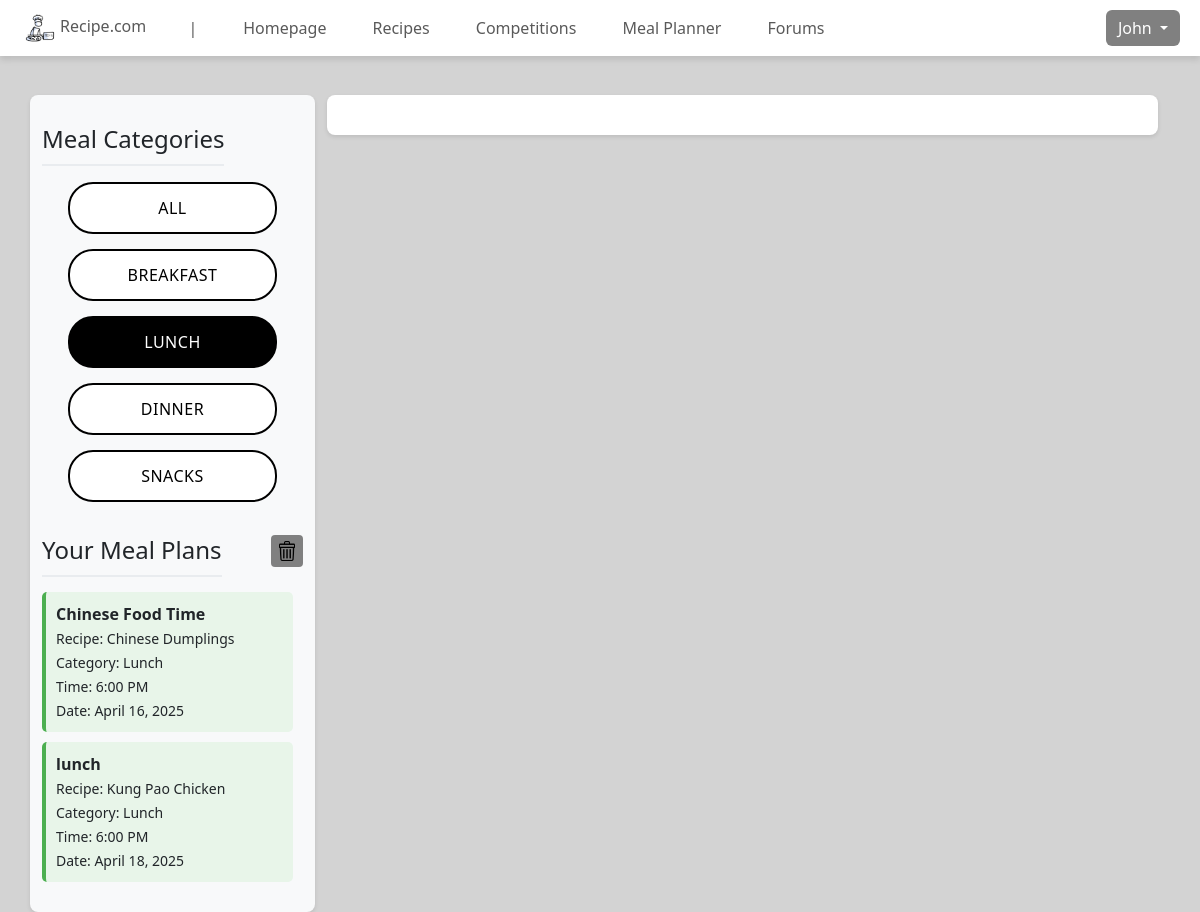
The app's page /view/meal_planner.php?category=Lunch (signed in), older data.
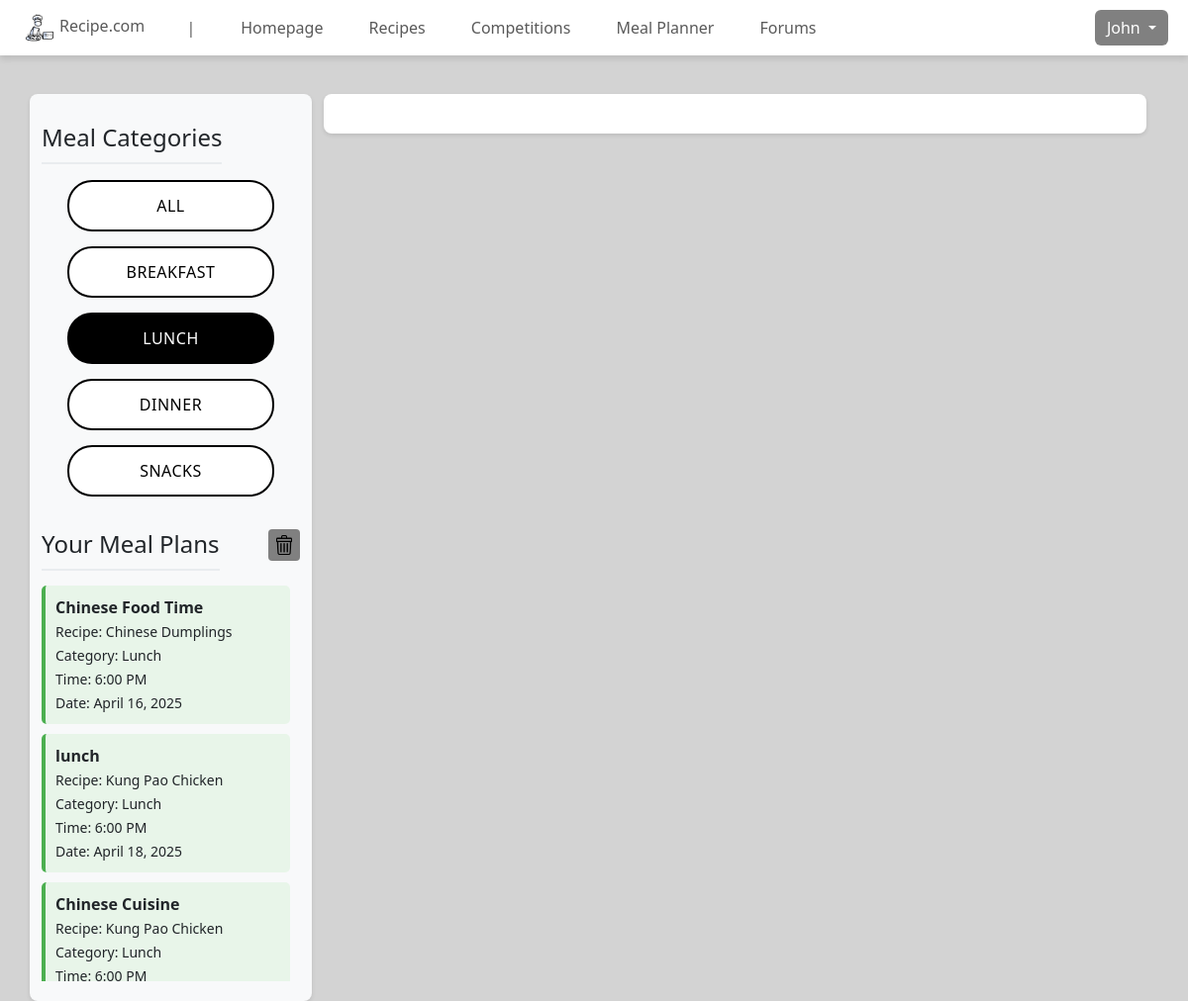
The same page, newer data.
### tables this page shows
CREATE TABLE `meal_plans` (
  `plan_id` int(10) NOT NULL,
  `recipe_id` int(10) NOT NULL,
  `user_id` int(10) NOT NULL,
  `meal_category` varchar(10) NOT NULL,
  `plan_name` varchar(50) NOT NULL,
  `created_date` date NOT NULL,
  `meal_time` int(2) NOT NULL,
  `meal_date` date NOT NULL,
  `updated_at` timestamp NOT NULL DEFAULT current_timestamp()
);

### controller/meal_planning_controller.php (called while the page is built, shortened)
<?php
require_once '../model/meal_planning_model.php';
class MealPlanningController {
    private $model;
    public function __construct($db) {
        $this->model = new MealPlanning($db);
    }
    public function getMealPlansByCategory($user_id, $meal_category) {
        return $this->model->getMealPlansByCategory($user_id, $meal_category);
    }
}
?>

### model/meal_planning_model.php (called while the page is built, shortened)
<?php
class MealPlanning {
    private $conn;
    public function __construct($db) {
        $this->conn = $db;
    }
    public function getMealPlansByCategory($user_id, $meal_category) {
        $query = "SELECT
                    *,
                    LPAD(FLOOR(meal_time/60), 2, '0') as hours,
                    LPAD(MOD(meal_time, 60), 2, '0') as minutes,
                    CONCAT(
                        LPAD(FLOOR(meal_time/60), 2, '0'),
                        ':',
                        LPAD(MOD(meal_time, 60), 2, '0')
                    ) as formatted_time
                 FROM meal_plans
                 WHERE user_id = ?
                 AND meal_category = ?
                 ORDER BY meal_date ASC, meal_time ASC";
        $stmt = $this->conn->prepare($query);
        $stmt->bind_param("is", $user_id, $meal_category);
        $stmt->execute();
        return $stmt->get_result();
    }
}
?>

### controller/recipe_controller.php (called while the page is built, shortened)
<?php
require_once '../model/recipe_model.php';
class RecipeController {
    private $recipeModel;
    public function __construct($db) {
        $this->recipeModel = new Recipe($db);
    }
    public function getAllRecipes() {
        return $this->recipeModel->getAllRecipes();
    }
    public function getRecipeInfo($recipe_id) {
        return $this->recipeModel->getRecipeInfo($recipe_id);
    }
}
?>

### model/recipe_model.php (called while the page is built, shortened)
<?php
class Recipe {
    private $conn;
    public function __construct($db) {
        $this->conn = $db;
    }
    public function getAllRecipes() {
        $sql = "SELECT * FROM recipe";
        $stmt = $this->conn->prepare($sql);
        $stmt->execute();
        $result = $stmt->get_result();
        return $result->fetch_all(MYSQLI_ASSOC);
    }
    public function getRecipeInfo($recipe_id) {
        $sql = "SELECT * FROM recipe WHERE recipe_id = ?";
        $stmt = $this->conn->prepare($sql);
        $stmt->bind_param("i", $recipe_id);
        $stmt->execute();
        $result = $stmt->get_result();
        $recipe = $result->fetch_assoc();
        $stmt_ingredients = $this->conn->prepare("SELECT * FROM ingredients WHERE recipe_id = ?");
        $stmt_ingredients->bind_param("i", $recipe_id);
        $stmt_ingredients->execute();
        $ingredients_result = $stmt_ingredients->get_result();
        while ($row = $ingredients_result->fetch_assoc()) {
            $ingredients[] = $row['material'];
        }
        $stmt_steps = $this->conn->prepare("SELECT * FROM steps WHERE recipe_id = ? ORDER BY step_number ASC");
        $stmt_steps->bind_param("i", $recipe_id);
        $stmt_steps->execute();
        $steps_result = $stmt_steps->get_result();
        while ($row = $steps_result->fetch_assoc()) {
            $steps[] = $row['instruction'];
        }
        $recipe['ingredients'] = $ingredients;
        $recipe['steps'] = $steps;
        return $recipe;
    }
}
?>

### view/meal_planner.php (the view, shortened to what this page needs)
<?php
require '../config/db_connection.php';
require '../controller/meal_planning_controller.php';
require '../controller/recipe_controller.php';
$mealPlanningController = new MealPlanningController($conn);
$recipeController = new RecipeController($conn);
$allRecipes = $recipeController->getAllRecipes();
$userMealPlans = $mealPlanningController->getUserMealPlans($_SESSION['user_id']);
$selectedCategory = isset($_GET['category']) ? $_GET['category'] : 'All';
$filteredMealPlans = null;
if ($selectedCategory !== 'All') {
    $filteredMealPlans = $mealPlanningController->getMealPlansByCategory($_SESSION['user_id'], $selectedCategory);
} else {
    $filteredMealPlans = $userMealPlans;
}
?>
<!DOCTYPE html>
<html lang="en">
<head>
    <link rel="stylesheet" href="../assets/css/header.css">
    <link rel="stylesheet" href="../assets/css/styles.css">
    <link rel="stylesheet" href="../assets/css/meal_planner.css?v=<?php echo time(); ?>">
    <link href="https://cdn.jsdelivr.net/npm/bootstrap@5.3.3/dist/css/bootstrap.min.css" rel="stylesheet">
                <?php if ($filteredMealPlans && $filteredMealPlans->num_rows > 0): ?>
                    <?php
                    $filteredMealPlans->data_seek(0);
                    while ($plan = $filteredMealPlans->fetch_assoc()):
                        $recipeInfo = $recipeController->getRecipeInfo($plan['recipe_id']);
                    ?>
                    <?php endwhile; ?>
                <?php endif; ?>
</head>
<body>
    <?php include '../includes/header.php'; ?>
    <div class="container mt-4">
        <div class="row">
            <div class="col-md-3 sidebar">
                <div class="d-flex justify-content-between align-items-center mb-3">
                    <h4 class="mb-0">Meal Categories</h4>
                </div>
                <nav class="meal-categories">
                    <a href="meal_planner.php?category=All" class="meal-category <?php echo $selectedCategory === 'All' ? 'active' : ''; ?>">All</a>
                    <a href="meal_planner.php?category=Breakfast" class="meal-category <?php echo $selectedCategory === 'Breakfast' ? 'active' : ''; ?>">Breakfast</a>
                    <a href="meal_planner.php?category=Lunch" class="meal-category <?php echo $selectedCategory === 'Lunch' ? 'active' : ''; ?>">Lunch</a>
                    <a href="meal_planner.php?category=Dinner" class="meal-category <?php echo $selectedCategory === 'Dinner' ? 'active' : ''; ?>">Dinner</a>
                    <a href="meal_planner.php?category=Snacks" class="meal-category <?php echo $selectedCategory === 'Snacks' ? 'active' : ''; ?>">Snacks</a>
                </nav>
                <div class="d-flex justify-content-between align-items-center mt-4">
                    <h4 class="mb-0">Your Meal Plans</h4>
                    <button id="toggleDelete" class="btn btn-outline-danger btn-sm" onclick="toggleDeleteMode()">
                        <img src="..\assets\images\meal_planner\trash.png" alt="Delete" style="width: 20px; height: 20px;">
                    </button>
                </div>
                <div class="meal-plans-list">
                    <?php
                    if ($filteredMealPlans) {
                        $filteredMealPlans->data_seek(0);
                        $today = date('Y-m-d');
                        if ($filteredMealPlans->num_rows > 0):
                            while ($plan = $filteredMealPlans->fetch_assoc()):
                                $isPastDate = $plan['meal_date'] < $today;
                    ?>
                        <div class="meal-plan-item <?php echo $isPastDate ? 'past-date' : ''; ?>" data-category="<?php echo htmlspecialchars($plan['meal_category']); ?>">
                            <div class="d-flex align-items-center">
                                <a href="view_meal_plan.php?plan_id=<?php echo $plan['plan_id']; ?>" class="text-decoration-none text-dark flex-grow-1">
                                    <strong><?php echo htmlspecialchars($plan['plan_name']); ?></strong><br>
                                    <small>Recipe: <?php echo htmlspecialchars($recipeController->getRecipeInfo($plan['recipe_id'])['title']); ?><br>
                                    Category: <?php echo htmlspecialchars($plan['meal_category']); ?><br>
                                    Time: <?php
                                        $hour = (int)$plan['meal_time'];
                                        $period = $hour >= 12 ? 'PM' : 'AM';
                                        $displayHour = $hour % 12;
                                        $displayHour = $displayHour == 0 ? 12 : $displayHour;
                                        echo $displayHour . ':00 ' . $period;
                                    ?><br>
                                    Date: <?php echo date('F j, Y', strtotime($plan['meal_date'])); ?></small>
                                </a>
                            </div>
                        </div>
                    <?php
                            endwhile;
                        else:
                    ?>
                        <p>No meal plans found for this category.</p>
                    <?php
                        endif;
                    } else {
                    ?>
                        <p>Error loading meal plans. Please try again later.</p>
                    <?php } ?>
                </div>
            </div>
            <div class="col-md-9">
                <div id="calendar"></div>
            </div>
        </div>
    </div>
</body>
</html>

### includes/header.php (shortened to what this page needs)
<nav class="navbar navbar-expand-lg custom-header">
    <div class="container-fluid">
        <ul class="navbar-nav me-auto">
            <li class="nav-item ps-2"><a class="nav-link p-0" href="homepage"><img src="../assets/images/icon.png" alt="Logo" width="40" height="40">Recipe.com</a></li>
            <li class="nav-item"><a class="nav-link" href="#">&nbsp;|</a></li>
            <li class="nav-item"><a class="nav-link" href="homepage">Homepage</a></li>
            <li class="nav-item"><a class="nav-link" href="recipe_list?page=1">Recipes</a></li>
            <li class="nav-item"><a class="nav-link" href="competitions_list">Competitions</a></li>
            <li class="nav-item"><a class="nav-link" href="meal_planner">Meal Planner</a></li>
            <li class="nav-item"><a class="nav-link" href="forums">Forums</a></li>
        </ul>
        <div class="pe-2">
            <?php if (isset($_SESSION['user_id']) && $_SESSION['roles']): ?>
                <div class="dropdown">
                    <button class="btn btn-primary dropdown-toggle" type="button" id="profileDropdown" data-bs-toggle="dropdown" aria-expanded="false">
                        <?php echo $_SESSION['username']; ?>
                    </button>
                </div>
            <?php else : ?>
                <a href="entry?type=login"><button class="btn btn-primary me-2">Get Started!</button></a>
            <?php endif; ?>
        </div>
    </div>
</nav>

### assets/css/header.css (style rules this page uses)
.custom-header { background-color: white; box-shadow: 0px 4px 6px rgba(0, 0, 0, 0.1); padding: 10px 20px; }
.nav-item { padding: 0px 15px; }
.nav-item:nth-child(2) .nav-link { cursor: default; pointer-events: none; text-decoration: none; }

### assets/css/styles.css (style rules this page uses)
body { background-color: #d3d3d3 !important; }
button { background-color: grey !important; border: none !important; color: white !important; }

### assets/css/meal_planner.css (style rules this page uses)
body { background-color: #f8f9fa; }
.container { margin-top: 0; padding-top: 15px; }
#calendar { background-color: white; padding: 20px; border-radius: 8px; box-shadow: 0 2px 4px rgba(0, 0, 0, 0.1); }
.sidebar { background-color: #f8f9fa; padding: 20px; border-radius: 8px; box-shadow: 0 2px 4px rgba(0, 0, 0, 0.1); height: 100%; }
.sidebar h4 { text-align: center; border-bottom: 2px solid #e9ecef; padding-bottom: 10px; padding-top: 10px; margin-bottom: 20px; }
.sidebar .meal-categories { display: flex !important; flex-direction: column !important; gap: 15px !important; margin-bottom: 20px !important; align-items: center !important; width: 100% !important; padding: 0 !important; }
.sidebar .meal-categories .meal-category { display: flex !important; justify-content: center !important; align-items: center !important; width: 80% !important; padding: 12px 20px !important; border: 2px solid #000 !important; border-radius: 25px !important; background-color: white !important; color: #000 !important; text-decoration: none !important; transition: all 0.3s ease !important; font-weight: 500 !important; text-transform: uppercase !important; letter-spacing: 0.5px !important; margin: 0 !important; }
.sidebar .meal-categories .meal-category.active { background-color: #000 !important; color: white !important; border-color: #000 !important; }
.meal-plans-list { margin-top: 15px; }
.meal-plan-item { padding: 10px; margin-bottom: 10px; border-radius: 5px; transition: all 0.3s ease; border-left: 4px solid; }
.meal-plan-item[data-category="Lunch"] { background-color: #e8f5e9; border-left-color: #4caf50; }
#toggleDelete { padding: 6px; line-height: 1; display: flex; align-items: center; justify-content: center; }
#toggleDelete img { transition: filter 0.3s ease; }

### view/meal_planner.php (style rules this page uses)
.meal-plans-list { max-height: 400px; overflow-y: auto; padding-right: 10px; }

Row changes from the older to the newer data that the page shows:
added meal_plans: plan_name "Chinese Cuisine", RecipeInfo "Kung Pao Chicken", meal_category "Lunch", meal_time "6", meal_time "PM"
